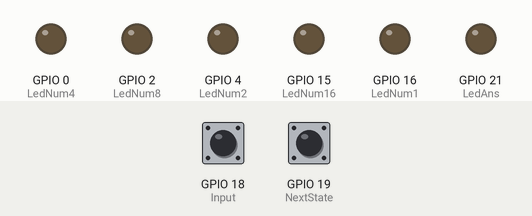
Simulated run of this program. Board: ESP32. Shown: output pins drawn as LEDs (lit = HIGH). Inputs (shaded band) come from the test bench; at power-on: GPIO 18 (Input) LOW, GPIO 19 (NextState) LOW.

Above: at 1.2 s.
1.3 s: GPIO 18 (Input) driven HIGH
At 2.5 s:
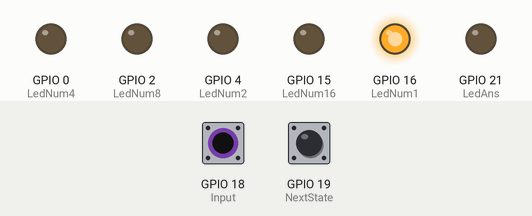
2.8 s: GPIO 19 (NextState) pulled HIGH for 0.15 s
At 3.7 s:
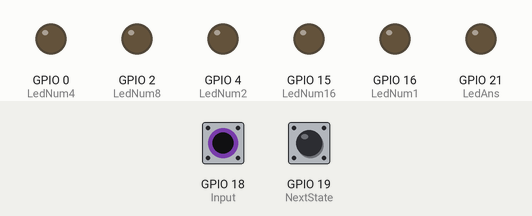
4.4 s: GPIO 19 (NextState) pulled HIGH for 1 s
At 5.0 s:
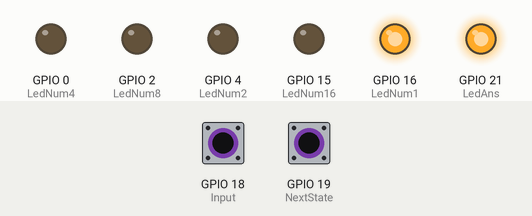
6.9 s: GPIO 19 (NextState) pulled HIGH for 3.2 s
At 8.1 s:
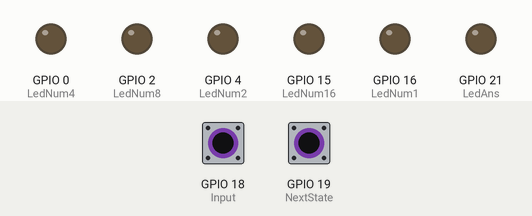
11.6 s: GPIO 18 (Input) pulsed LOW 5 times (0.12 s each, 0.3 s apart)
At 13.5 s:
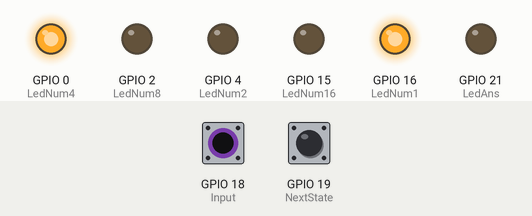
14.6 s: GPIO 19 (NextState) pulsed HIGH 5 times (0.12 s each, 0.3 s apart)
At 16.3 s:
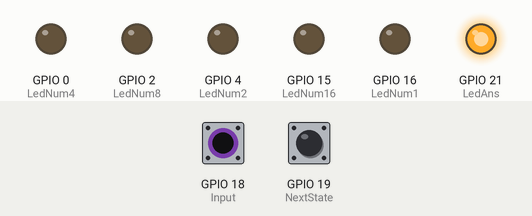
Timing chart, 0 to 17.8 s (numbered marks = the images above; inputs shaded):
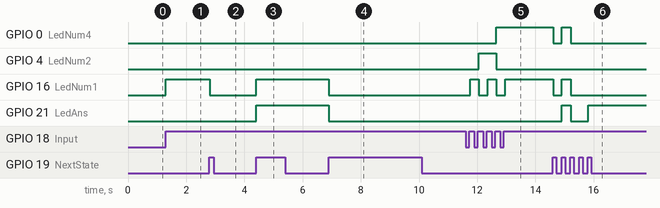

The program:

main.cpp
```cpp
#include <driver/gpio.h>
#include <driver/dac.h>
#include <WiFi.h>

#include <cmath>

enum Gpio {
	LedNum1 = 16,
	LedNum2 = 4,
	LedNum4 = 0,
	LedNum8 = 2,
	LedNum16 = 15,
	LedAns = 21,
	Input = 18,
	NextState = 19,
};

enum State {
	FirstNum,
	SecondNum,
	Ans,
	StatesCount,
};

// globals
State state;
int firstNum;
int secondNum;

void setup() {
	state = FirstNum;
	firstNum = 0;
	secondNum = 0;

	pinMode(LedNum1, OUTPUT);
	pinMode(LedNum2, OUTPUT);
	pinMode(LedNum4, OUTPUT);
	pinMode(LedNum8, OUTPUT);
	pinMode(LedNum16, OUTPUT);
	pinMode(LedAns, OUTPUT);

	pinMode(Input, INPUT);
	pinMode(NextState, INPUT);
}

void writeLeds() {
	int num = 0;
	switch (state) {
	case FirstNum:
		num = firstNum;
		break;
	case SecondNum:
		num = secondNum;
		break;
	case Ans:
		num = firstNum + secondNum;
		break;
	default:
		break;
	}

	auto output = [] (int value) { return value == 0 ? LOW : HIGH; };
	digitalWrite(LedNum1, output(num & 0x1));
	digitalWrite(LedNum2, output(num & 0x2));
	digitalWrite(LedNum4, output(num & 0x4));
	digitalWrite(LedNum8, output(num & 0x8));
	digitalWrite(LedNum16, output(num & 0x10));

	if (state == Ans)
		digitalWrite(LedAns, HIGH);
	else
		digitalWrite(LedAns, LOW);
}

void nextState() {
	if (state == Ans) {
		firstNum = 0;
		secondNum = 0;
	}

	state = static_cast<State>((state + 1) % StatesCount);
	writeLeds();
}

void increase() {
	switch (state) {
	case FirstNum:
		++firstNum;
		break;
	case SecondNum:
		++secondNum;
		break;
	default:
		break;
	}

	writeLeds();
}

template <int id>
bool justDown() {
	static bool pressing = false;
	bool down = digitalRead(id);
	bool just = !pressing && down;
	pressing = down;
	return just;
}

void loop() {
	delay(50);

	if (justDown<Input>())
		increase();

	if (justDown<NextState>())
		nextState();
}
```

Measured:
- after the input at 1.3 s, GPIO 16 (LedNum1): LOW → HIGH at once
- after the input at 2.8 s, GPIO 16 (LedNum1): HIGH → LOW at once
- after the input at 4.4 s, GPIO 16 (LedNum1), GPIO 21 (LedAns): LOW → HIGH at once
- after the input at 6.9 s, GPIO 16 (LedNum1), GPIO 21 (LedAns): HIGH → LOW at once
- after the input at 11.6 s, GPIO 0 (LedNum4): LOW → HIGH after 1.1 s; GPIO 4 (LedNum2): LOW → HIGH after 0.46 s, → LOW 0.60 s later; GPIO 16 (LedNum1): alternates HIGH for 0.30 s and LOW for 0.30 s, 5 changes in all, then stays HIGH, starting after 0.16 s
- after the input at 14.6 s, GPIO 0 (LedNum4), GPIO 16 (LedNum1): HIGH → LOW at once, → HIGH 0.30 s later, → LOW 0.30 s later; GPIO 21 (LedAns): LOW → HIGH after 0.31 s, → LOW 0.30 s later, → HIGH 0.60 s later
